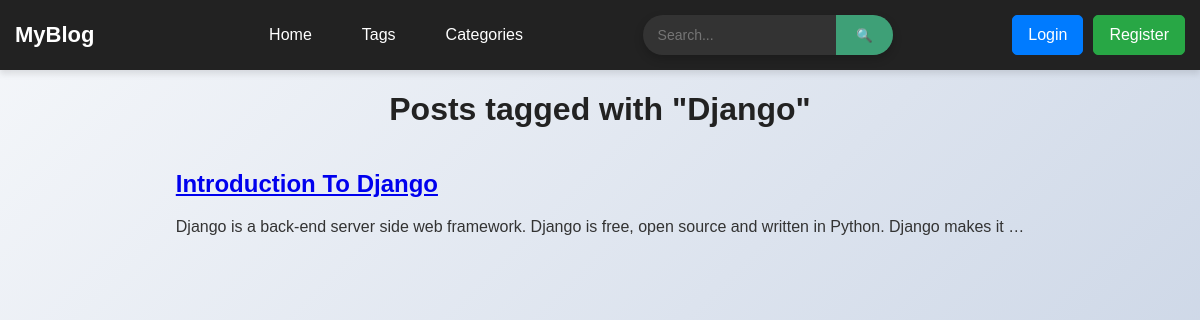
Screenshot of /tags/20 with the database file from the repository.
### posts/models.py (models this page shows, shortened)
class Tag(models.Model):
    name = models.CharField(max_length=50)

class Post(models.Model):
    post_title = models.CharField(max_length=60)
    post_content = models.TextField()
    publish_date = models.DateField(auto_now=True)
    tags = models.ManyToManyField(Tag)
    post_image = models.ImageField(upload_to='post', default='post/1.png')

### posts/views.py (the view)
# urls.py: path('tags/<int:id>', views.tag, name='tag'),
def tag(request, id):
    tag = get_object_or_404(Tag, id=id)
    posts = tag.post_set.all()
    return render(request, 'tag.html', {"tag": tag, "posts": posts})

### posts/context_processors.py (called while the page is built)
def categories(request):
    category = ['Programming', 'food', 'travel']
    return({'category':category})

### posts/templates/tag.html
{% extends 'base.html' %}
{% block body %}
    <h1>Posts tagged with "{{ tag.name }}"</h1>
    {% for post in posts %}
        <div class="post">
            <h2><a href="{% url 'post' post.id %}">{{ post.post_title }}</a></h2>
            <p>{{ post.post_content|truncatewords:20 }}</p>
        </div>
    {% empty %}
        <p>No posts found with this tag.</p>
    {% endfor %}
{% endblock body %}

### static/style.css (style rules this page uses)
body { font-family: 'Arial', sans-serif; background: linear-gradient(135deg, #f5f7fa, #c3cfe2); color: #333; display: flex; flex-direction: column; align-items: center; min-height: 100vh; margin: 0; padding: 0; }
h1, h2 { color: #222; }

### rows the page displays
Tag: name "Django"
Post: post_title "Introduction To Django", post_content "Django is a back-end server side web framework. Django is free, open source and written in Python. Django makes it …"
